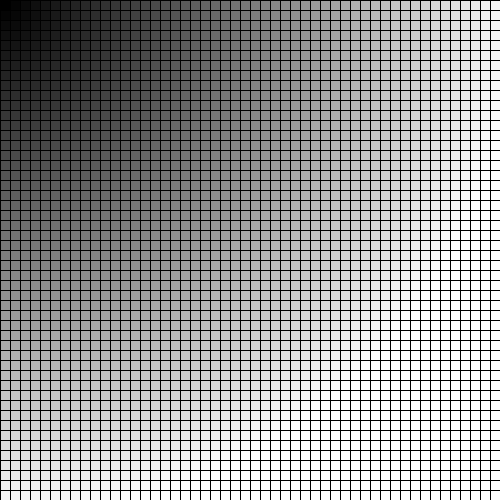
Frame 1 (no input)
Frame 60 (the mouse pressed at the canvas centre just before this capture): identical to frame 1, image omitted
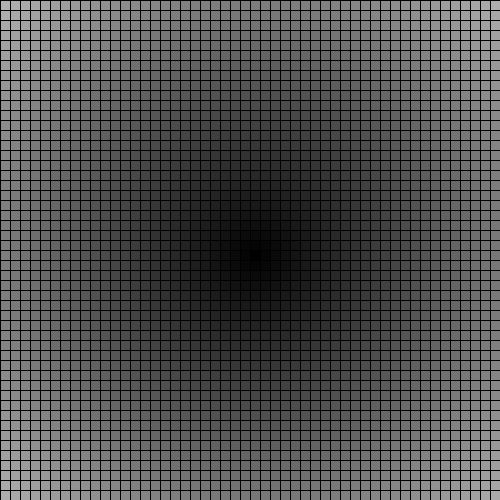
Frame 120 (the mouse held since frame 60 and released just before this capture)

The Processing sketch that drew these frames (run headless with seeded random() and noise(); from frame 60 on, the mouse is pressed at the canvas centre):

// Processing sketch: distanceFill
// ── distanceFill.pde
void setup() {
  size(500, 500);
}

void draw() {
  background(0);
  stroke(0);
  
  for(int x = 0; x < width; x += 10) {
    for(int y = 0; y < height; y += 10) {
      float d = dist(mouseX, mouseY, x, y) / 2;
      fill(constrain(d, 0, 255));
      rect(x, y, 10, 10);
    }
  }
  
}
